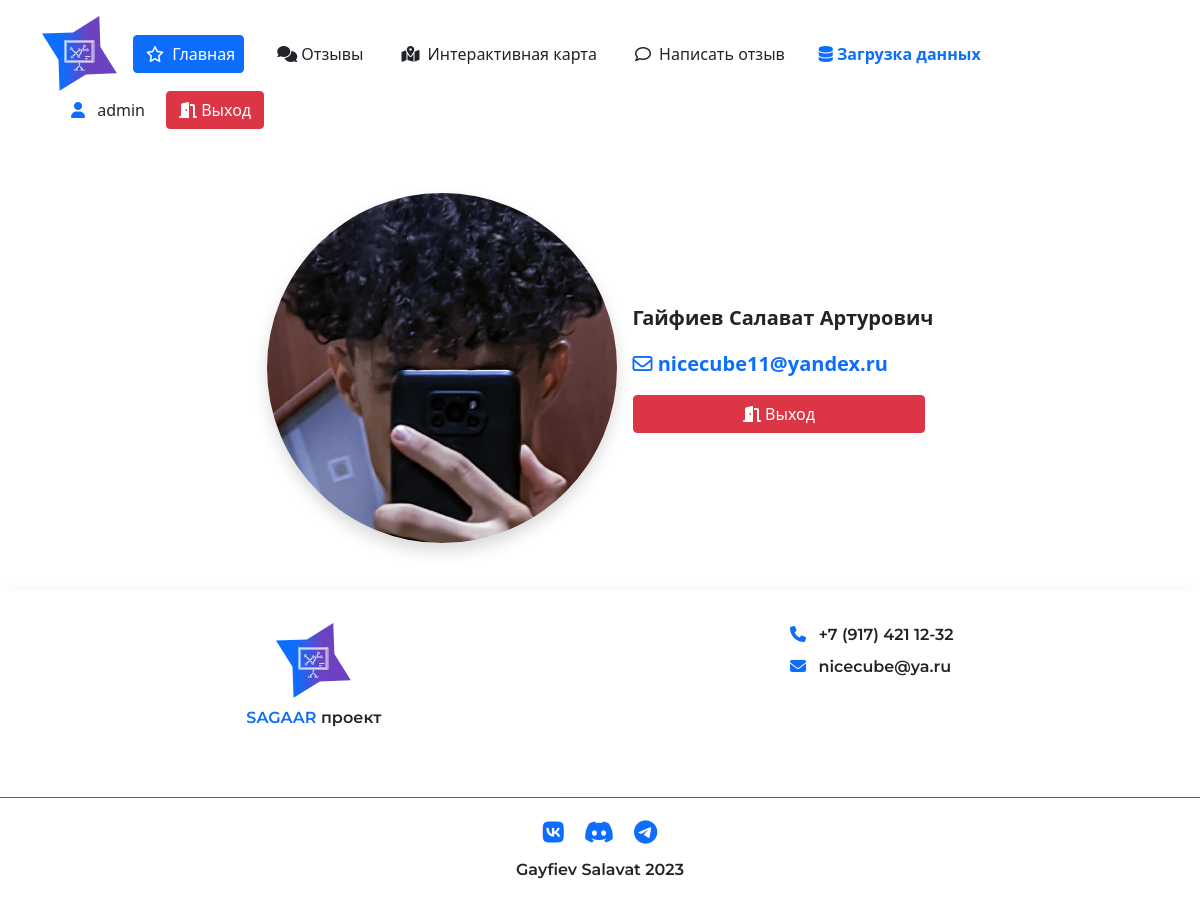
Screenshot of /profile/ (signed in) with the database file from the repository.
### app/models.py (models this page shows, shortened)
class CustomUser(AbstractUser): # пользователь
    patronymic = models.CharField('Отчество', max_length=50, null=True)
    avatar = models.ImageField('Аватарка', upload_to='users/')

### app/views.py (the view)
# urls.py: path('profile/', views.getProfileView, name = 'profile'),
@login_required
def getProfileView(req): # профиль
    page_name = 'profile.html'
    return render(req, page_name)

### app/templates/profile.html (shortened to what this page needs)
{% extends './base.html' %}
{% block content %}
    <div class = 'profile_content mt-5'>
        <div class="container d-flex justify-content-center flex-wrap">
            <div class="avatar mx-2 shadow rounded-circle" style = '
                height:350px;
                width: 350px;
                background-image: url("{{request.user.avatar.url}}");
                background-repeat:no-repeat;
                background-position:center;
                background-size:cover;
                '>
            </div>
            <div class = 'mx-2 d-flex flex-column justify-content-center'>
                <p class ='fs-5 fw-bold'> {{ request.user.last_name }} {{ request.user.get_short_name }} {{ request.user.patronymic }}</p>
                <p class ='fs-5 fw-bold text-primary'> <i class="fa-regular fa-envelope"></i> {{ request.user.email }} </p>
                <a class="btn btn-danger me-2" href="{% url 'logout' %}"> <i class="fa-solid fa-door-open"></i>
                    Выход</a>
            </div>
        </div>
    </div>
{% endblock content %}

### app/templates/base.html (shortened to what this page needs)
<!DOCTYPE html>
{% load static %}
<html lang="ru">
<head>
    <link rel="stylesheet" href="{% static 'css/bootstrap.min.css' %}">
    <link rel="stylesheet" href="{% static 'css/style.css' %}">
    <link href="{% static 'fontawesomefree/css/fontawesome.css' %}" rel="stylesheet" type="text/css">
    <link href="{% static 'fontawesomefree/css/brands.css' %}" rel="stylesheet" type="text/css">
    <link href="{% static 'fontawesomefree/css/solid.css' %}" rel="stylesheet" type="text/css">
</head>
<body class = 'd-flex flex-column justify-content-between' style = 'min-height: 100vh;'>
    <header>
        <div class="p-3">
            <div class="container">
                <div class="d-flex flex-wrap align-items-center justify-content-center justify-content-lg-start">
                    <ul class="nav col-12 col-lg-auto me-lg-auto mb-2 d-flex align-items-center mb-md-0">
                        <li>
                            <img src="{% static 'media/logo.svg' %}" width="75px" alt="logo" style = "user-select: none;">
                        </li>
                        <li class ='mx-2'>
                            <a href="{% url 'home' %}" class=" px-2 btn btn-primary mx-2">
                                <i class="fa-regular fa-star mx-1"></i>
                                Главная
                            </a>
                        </li>
                        <li>
                            <a href="{% url 'coms' %}" class=" px-2 btn mx-2">
                                <i class="fa-solid fa-comments"></i>
                                Отзывы
                            </a>
                        </li>
                        <li>
                            <a href="{% url 'map' %}" class=" px-2 btn mx-2">
                                <i class="fa-solid fa-map-location-dot mx-1"></i>
                                Интерактивная карта
                            </a>
                        </li>
                        {% if request.user.is_authenticated %}
                        <li>
                            <a href="{% url 'com' %}" class=" px-2 btn mx-2">
                                <i class="fa-regular fa-comment mx-1"></i>
                                Написать отзыв
                            </a>
                        </li>
                        {% endif %}
                        {% if request.user.is_superuser %}
                        <li>
                            <a href="{% url 'load' %}" class="px-2 fw-bold text-primary btn  mx-2">
                                <i class="fa-sharp fa-solid fa-database"></i>
                                Загрузка данных
                            </a>
                        </li>
                        {% endif %}
                    </ul>
                    <div class="text-end d-flex align-items-center">
                        {% if request.user.is_authenticated %}
                            {% if request.user.is_superuser %}
                                <a href="{% url 'admin:index' %}" class='btn mx-2'><i class="fa-solid fa-user text-primary mx-2"></i> {{ request.user.username }}</a>
                            {% endif %}
                            <div>
                                <a class="btn btn-danger me-2" href="{% url 'logout' %}"> <i class="fa-solid fa-door-open"></i>
                                    Выход</a>
                            </div>
                            {% else %}
                            <a class="btn btn-indigo me-2" href="{% url 'login' %}">Вход</a>
                        {% endif %}
                    </div>
                </div>
            </div>
        </div>
    </header>
    <section class="main">
        {% block content %}
        {% endblock content %}
    </section>
    <footer class = "mt-5 d-flex flex-column justify-content-center shadow pt-3" style='min-height: 250px;'>
        <div class="container d-flex justify-content-around p-3" style = 'min-height: 190px;'>
            <div class = 'd-flex flex-column align-items-center' style = 'max-width: 350px;'>
                <img src="{% static 'media/logo.svg' %}" width="75px" alt="logo" style = 'user-select: none;'>
                <p class = 'mt-2' style="font-family:'Montserrat-SemiBold';"><span class = 'text-uppercase fw-bold text-primary'>sagaar</span> проект</p>
            </div>
            <div class = 'd-flex flex-column'>
                <a class = 'text-primary' href="tel:89174121232" style="font-family:'Montserrat-SemiBold'">
                    <i class="fa-solid fa-phone mx-2"></i>
                    <span class = 'text-dark fw-bold'>+7 (917) 421 12-32</span>
                </a>
                <a class = 'text-primary mt-2' href="mailto:nicecube@ya.ru" style="font-family:'Montserrat-SemiBold'">
                    <i class="fa-solid fa-envelope mx-2"></i>
                    <span class = 'text-dark fw-bold'>nicecube@ya.ru</span>
                </a>
            </div>
        </div>
        <div style = 'height:1px; background: linear-gradient(90deg, #0E6DFC 27.79%, #6D42C1 61.7%);'></div>
        <div class="container d-flex flex-column align-items-center justify-content-center mt-3">
            <div>
                <a class = "fs-4 mx-2 text-primary" href="#"><i class="fa-brands fa-vk"></i></a>
                <a class = "fs-4 mx-2 text-primary" href="#"><i class="fa-brands fa-discord"></i></a>
                <a class = "fs-4 mx-2 text-primary" href="#"><i class="fa-brands fa-telegram"></i></a>
            </div>
            <div class = 'mt-2'>
                <p class = 'fw-bold' style="font-family:'Montserrat-SemiBold'">Gayfiev Salavat 2023</p>
            </div>
        </div>
    </footer>
</body>
</html>

### app/static/css/style.css (style rules this page uses)
a { text-decoration: none; }

### rows the page displays
CustomUser: user.username "admin", user.avatar (picture), user.last_name "Гайфиев", user.get_short_name "Салават", user.patronymic "Артурович", user.email "nicecube11@yandex.ru"
